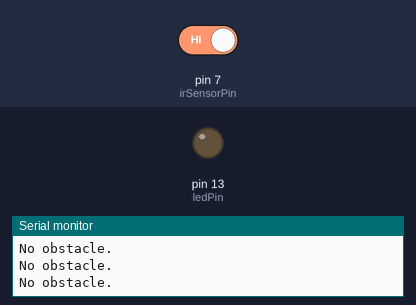
Simulated run of this sketch. Board: Arduino Uno, built with avr-gcc and run on an emulated ATmega328P. Parts: output pins drawn as LEDs (lit = HIGH), the last lines printed to the serial monitor. The test bench sets the inputs (shaded band); at power-on: pin 7 (irSensorPin) HIGH.

Above: at 1.2 s.
1.3 s: pin 7 (irSensorPin) driven LOW
At 1.6 s:
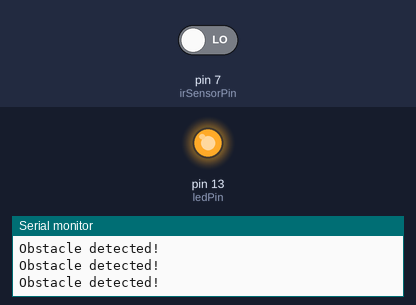
2.8 s: pin 7 (irSensorPin) driven HIGH
At 4.0 s:
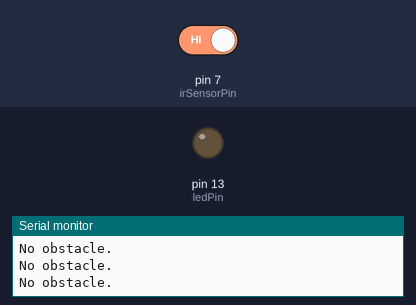
Timing chart, 0 to 5.8 s (numbered marks = the images above; inputs shaded):
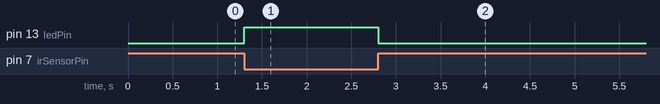

The sketch:

IR_Sensor.ino
```cpp
// Define the pin connections
const int irSensorPin = 7;  // IR sensor output pin connected to digital pin 7
const int ledPin = 13;      // LED connected to digital pin 13 (optional)

void setup() {
  pinMode(irSensorPin, INPUT);  // Set IR sensor pin as input
  pinMode(ledPin, OUTPUT);      // Set LED pin as output (optional)
  Serial.begin(9600);           // Begin serial communication for debugging
}

void loop() {
  int sensorValue = digitalRead(irSensorPin);  // Read the value from the IR sensor

  if (sensorValue == LOW) {
    // Obstacle detected
    digitalWrite(ledPin, HIGH);  // Turn on LED (optional)
    Serial.println("Obstacle detected!");
  } else {
    // No obstacle
    digitalWrite(ledPin, LOW);   // Turn off LED (optional)
    Serial.println("No obstacle.");
  }

  delay(100);  // Small delay for stability
}
```

Measured:
- after the input at 1.3 s, pin 13 (ledPin): LOW → HIGH at once
- after the input at 2.8 s, pin 13 (ledPin): HIGH → LOW at once
